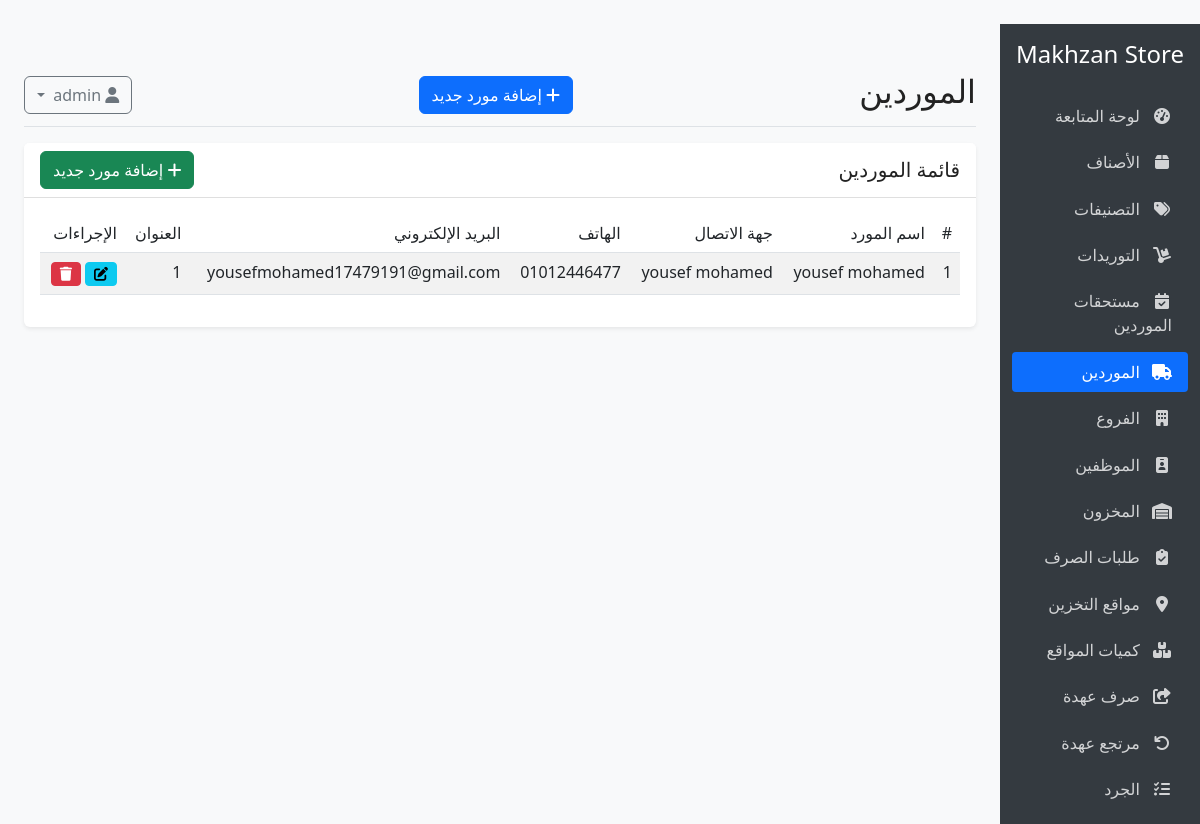
Screenshot of /suppliers (signed in) with the database file from the repository.
### models.py (models this page shows, shortened)
class Setting(db.Model):
    __tablename__ = 'settings'
    id = db.Column(db.Integer, primary_key=True)
    key = db.Column(db.String(50), unique=True, nullable=False)
    value = db.Column(db.Text, nullable=True)

class Supplier(db.Model):
    __tablename__ = 'suppliers'
    id = db.Column(db.Integer, primary_key=True)
    name = db.Column(db.String(100), nullable=False)
    contact_person = db.Column(db.String(100), nullable=True)
    phone = db.Column(db.String(20), nullable=True)
    email = db.Column(db.String(120), nullable=True)
    address = db.Column(db.Text, nullable=True)
    notes = db.Column(db.Text, nullable=True)
    created_at = db.Column(db.DateTime, default=datetime.utcnow)
    purchases = db.relationship('Purchase', backref='supplier', lazy=True)

### app.py (the view)
@app.route('/suppliers')
@login_required
def suppliers():
    suppliers = Supplier.query.all()
    return render_template('suppliers/index.html', suppliers=suppliers)

### app.py (called while the page is built)
def user_permissions(user):
    if not user or not user.is_authenticated:
        return set()
    if user.role == 'admin':
        return set(ALL_PERMISSION_CODES)
    permissions = set(ROLE_DEFAULT_PERMISSIONS.get(user.role, set()))
    permissions.update(parse_permissions(getattr(user, 'custom_permissions', None)))
    return permissions

def has_permission(permission_code):
    if not permission_code:
        return current_user.is_authenticated
    return permission_code in user_permissions(current_user)

@app.before_request
def enforce_endpoint_permissions():
    if request.endpoint in (None, 'static', 'login', 'logout'):
        return None
    permission_code = ENDPOINT_PERMISSIONS.get(request.endpoint)
    if permission_code and current_user.is_authenticated and not has_permission(permission_code):
        flash('ليس لديك صلاحية الوصول لهذه الصفحة أو تنفيذ هذا الإجراء.', 'danger')
        return redirect(url_for('index'))
    return None

@login_manager.user_loader
def load_user(user_id):
    user = User.query.get(int(user_id))
    if user and not user.is_active:
        return None
    return user

@app.before_request
def hide_retail_pages_in_company_mode():
    path = request.path.rstrip('/') or '/'
    if path.startswith('/static') or not current_user.is_authenticated:
        return None
    if any(path == prefix or path.startswith(f'{prefix}/') for prefix in RETAIL_ONLY_PREFIXES):
        flash('تم إخفاء صفحات البيع والعملاء والكاشير لأن النظام مضبوط كمخزن شركة داخلي.', 'warning')
        return redirect(url_for('index'))
    if path in RETAIL_ONLY_REPORT_PATHS:
        flash('هذا التقرير خاص بالبيع التجاري وغير مستخدم في نظام مخازن الشركة.', 'warning')
        return redirect(url_for('reports'))
    return None

@app.context_processor
def inject_settings():
    from models import Setting
    settings = {s.key: s.value for s in Setting.query.all()}
    def page_url(page):
        args = request.args.to_dict(flat=True)
        args['page'] = page
        return url_for(request.endpoint, **(request.view_args or {}), **args)
    return dict(settings=settings, page_url=page_url, can=has_permission, permission_groups=PERMISSION_GROUPS, display_email=display_user_email)

### templates/suppliers/index.html (shortened to what this page needs)
{% extends "base.html" %}
{% block header %}الموردين{% endblock %}
{% block header_buttons %}
{% if can('suppliers.manage') %}
<a href="{{ url_for('add_supplier') }}" class="btn btn-primary">
    <i class="fas fa-plus"></i> إضافة مورد جديد
</a>
{% endif %}
{% endblock %}
{% block content %}
<div class="card">
    <div class="card-header d-flex justify-content-between align-items-center">
        <h5 class="mb-0">قائمة الموردين</h5>
        {% if can('suppliers.manage') %}
        <a href="{{ url_for('add_supplier') }}" class="btn btn-success">
            <i class="fas fa-plus"></i> إضافة مورد جديد
        </a>
        {% endif %}
    </div>
    <div class="card-body">
        <div class="table-responsive">
            <table class="table table-striped table-hover">
                <thead>
                    <tr>
                        <th>#</th>
                        <th>اسم المورد</th>
                        <th>جهة الاتصال</th>
                        <th>الهاتف</th>
                        <th>البريد الإلكتروني</th>
                        <th>العنوان</th>
                        <th>الإجراءات</th>
                    </tr>
                </thead>
                <tbody>
                    {% for supplier in suppliers %}
                    <tr>
                        <td>{{ supplier.id }}</td>
                        <td>{{ supplier.name }}</td>
                        <td>{{ supplier.contact_person }}</td>
                        <td>{{ supplier.phone }}</td>
                        <td>{{ supplier.email }}</td>
                        <td>{{ supplier.address }}</td>
                        <td>
                            {% if can('suppliers.manage') %}
                            <a href="{{ url_for('edit_supplier', id=supplier.id) }}" class="btn btn-sm btn-info">
                                <i class="fas fa-edit"></i>
                            </a>
                            <button type="button" class="btn btn-sm btn-danger" data-bs-toggle="modal" data-bs-target="#deleteModal{{ supplier.id }}">
                                <i class="fas fa-trash"></i>
                            </button>
                            {% endif %}
                        </td>
                    </tr>
                    {% endfor %}
                </tbody>
            </table>
        </div>
    </div>
</div>
{% endblock %}

### templates/base.html (shortened to what this page needs)
﻿<!DOCTYPE html>
<html lang="ar" dir="rtl">
<head>
    <link rel="stylesheet" href="https://cdn.jsdelivr.net/npm/bootstrap@5.3.0/dist/css/bootstrap.rtl.min.css">
    <link rel="stylesheet" href="https://cdnjs.cloudflare.com/ajax/libs/font-awesome/6.4.0/css/all.min.css">
    <link id="theme-style" rel="stylesheet" href="{{ url_for('static', filename='css/' + (settings.get('theme', 'light') if settings else 'light') + '.css') }}">
</head>
<body>
    <div class="container-fluid">
        <div class="row">
            <div class="col-md-3 col-lg-2 d-md-block sidebar collapse">
                <div class="position-sticky pt-3">
                    <div class="text-center mb-4">
                        <h4>{{ settings['store_name'] if settings and settings.get('store_name') else 'مخازن الشركة' }}</h4>
                    </div>
                    <ul class="nav flex-column">
                        {% for permission, href, icon, label in nav_items %}
                            {% if can(permission) %}
                            <li class="nav-item">
                                <a class="nav-link {% if request.path == href or (href != '/' and request.path.startswith(href)) %}active{% endif %}" href="{{ href }}">
                                    <i class="{{ icon }}"></i> {{ label }}
                                </a>
                            </li>
                            {% endif %}
                        {% endfor %}
                    </ul>
                </div>
            </div>
            <main class="col-md-9 ms-sm-auto col-lg-10 px-md-4 main-content">
                <div class="d-flex justify-content-between flex-wrap flex-md-nowrap align-items-center pt-3 pb-2 mb-3 border-bottom">
                    <h1 class="h2">{% block header %}{% endblock %}</h1>
                    <div>
                        {% block header_buttons %}{% endblock %}
                    </div>
                    <div class="btn-toolbar mb-2 mb-md-0">
                        <div class="dropdown">
                            <button class="btn btn-outline-secondary dropdown-toggle" type="button" id="userDropdown" data-bs-toggle="dropdown" aria-expanded="false">
                                <i class="fas fa-user"></i>
                            </button>
                        </div>
                    </div>
                </div>
                {% block content %}{% endblock %}
            </main>
        </div>
    </div>
</body>
</html>

### static/css/light.css (style rules this page uses)
body { background: #fff; color: #222; }
.card, .table { background: #fff; color: #222; }
.navbar, .sidebar { background: #f8f9fa; color: #222; }

### templates/base.html (style rules this page uses)
body { font-family: 'Segoe UI', Tahoma, Geneva, Verdana, sans-serif; background-color: #f8f9fa; }
.sidebar { height: 100vh; position: sticky; top: 0; overflow-y: auto; overflow-x: hidden; background-color: #343a40; color: #fff; }
.sidebar .nav-link { color: rgba(255, 255, 255, 0.78); padding: 0.5rem 1rem; margin: 0.2rem 0; border-radius: 0.25rem; }
.sidebar .nav-link.active { color: #fff; background-color: #0d6efd; }
.sidebar .nav-link i { margin-left: 0.5rem; width: 1.25rem; text-align: center; }
.main-content { padding: 2rem; }
.card { margin-bottom: 1.5rem; border: none; box-shadow: 0 0.125rem 0.25rem rgba(0, 0, 0, 0.075); }
.card-header { background-color: #fff; border-bottom: 1px solid rgba(0, 0, 0, 0.125); font-weight: 500; }
.table th { font-weight: 500; }

### rows the page displays
Setting: value "Makhzan Store"
Supplier: id "1", name "yousef mohamed", contact_person "yousef mohamed", phone "01012446477", email "yousefmohamed17479191@gmail.com", address "1"

### other values shown
{{ label }} "لوحة المتابعة" "الأصناف" "التصنيفات" "التوريدات" "مستحقات الموردين" "الموردين" "الفروع" "الموظفين" "المخزون" "طلبات الصرف" "مواقع التخزين" "كميات المواقع" "صرف عهدة" "مرتجع عهدة" "الجرد"
